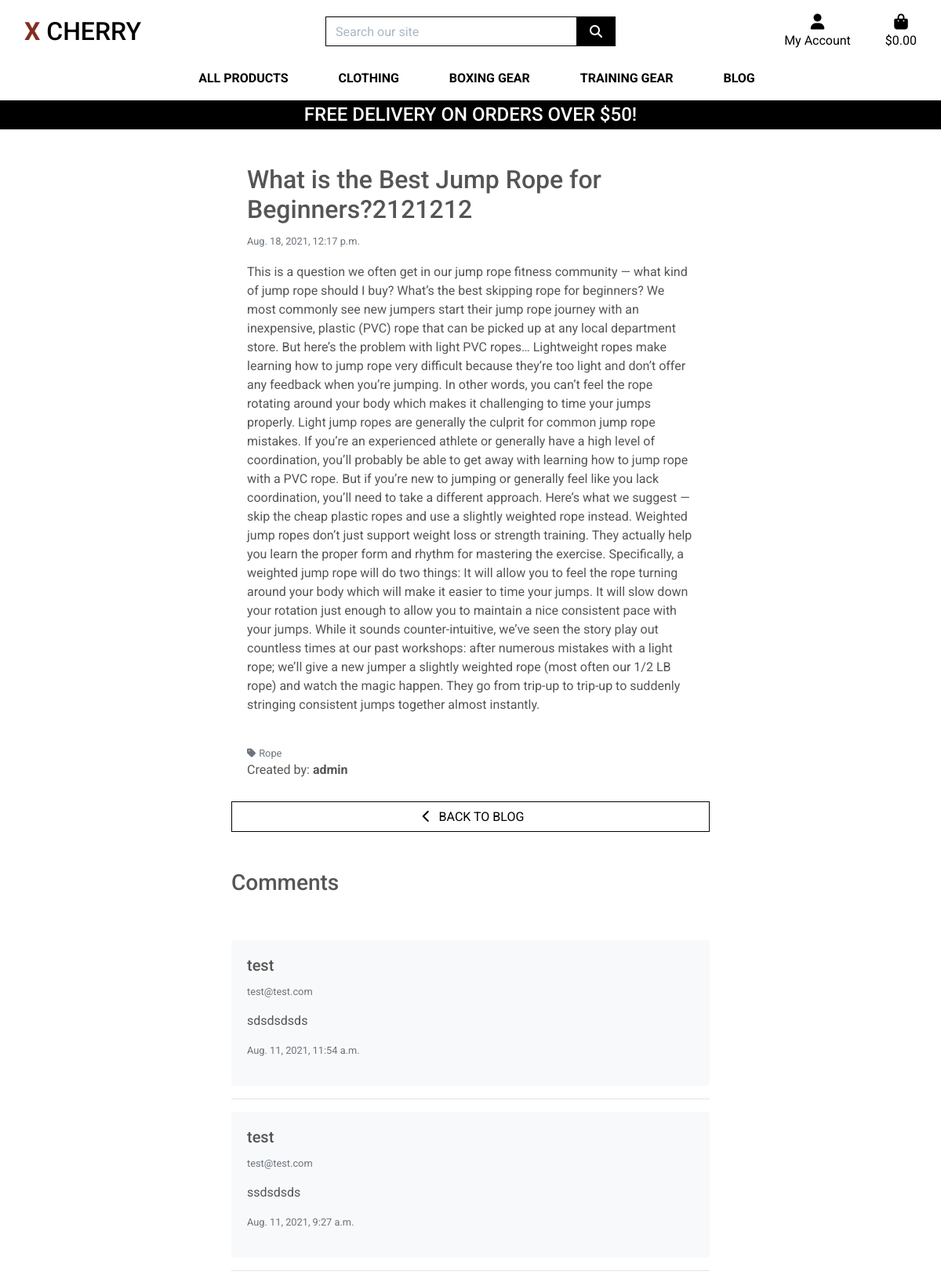
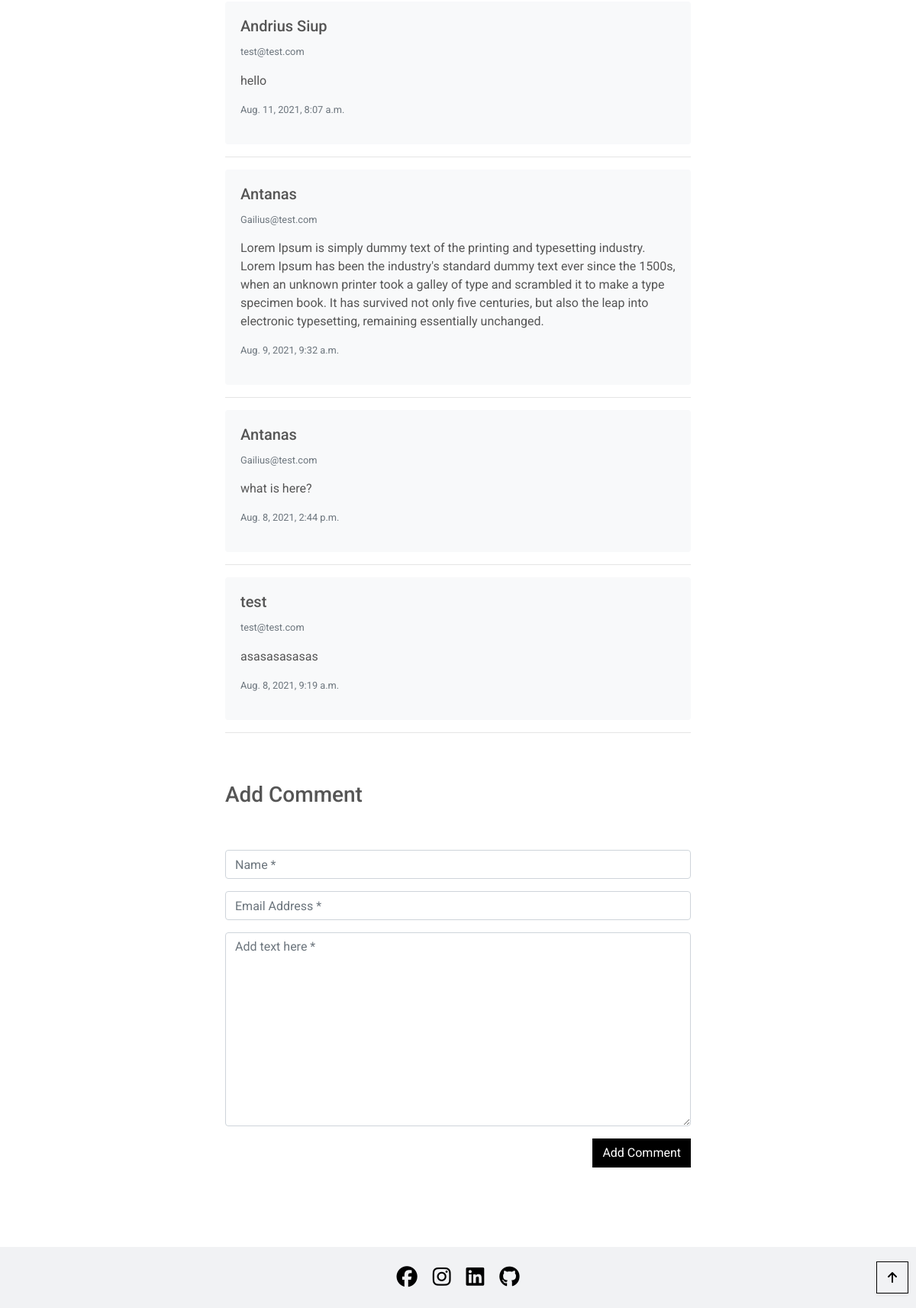
The app's page /blog/15/ (signed in) with its own data (2 pictures, top to bottom).
### blog/models.py (models this page shows, shortened)
class Post(models.Model):
    category = models.ForeignKey('Category', null=True, blank=False, on_delete=models.SET_NULL)
    title = models.CharField(max_length=254, null=True, blank=False)
    content = models.TextField()
    date = models.DateTimeField(auto_now=True)
    created_by = models.CharField(max_length=25, null=True, blank=False)
    class Meta:
        ordering = ['-date']

class Category(models.Model):
    class Meta:
        verbose_name_plural = 'Categories'
    name = models.CharField(max_length=254)
    friendly_name = models.CharField(max_length=254, null=True, blank=True)
    def __str__(self):
        return self.name

class BlogPostComment(models.Model):
    post = models.ForeignKey(Post, on_delete=models.CASCADE, related_name='comments')
    name = models.CharField(max_length=80)
    email = models.EmailField()
    content = models.TextField()
    date = models.DateTimeField(auto_now=True)
    class Meta:
        ordering = ['-date']

### blog/views.py (the view)
# urls.py: path('<int:post_id>/', views.blog_post_detail, name='blog_post_detail'),
@login_required
def blog_post_detail(request, post_id):
    global post
    post = get_object_or_404(Post, pk=post_id)
    form = BlogPostCommentForm()
    comments = BlogPostComment.objects.filter(post=post)
    template = 'blog/blog-post-detail.html'
    context = {
        'post': post,
        'form': form,
        'comments': comments,
        'template': template,
        'page_title': 'Post Detail',
    }
    return render(request, template, context)

### blog/forms.py
class BlogPostCommentForm(forms.ModelForm):
    class Meta:
        model = BlogPostComment
        fields = ('name', 'email', 'content',)  # '__all__'
    def __init__(self, *args, **kwargs):
        super().__init__(*args, **kwargs)
        placeholders = {
            'name': 'Name',
            'email': 'Email Address',
            'content': 'Add text here',
        }
        for field in self.fields:
            if self.fields[field].required:
                placeholder = f'{placeholders[field]} *'
            else:
                placeholder = placeholders[field]
            self.fields[field].widget.attrs['placeholder'] = placeholder
            self.fields[field].widget.attrs['class'] = 'stripe-style-input'
            self.fields[field].label = False

### bag/contexts.py (called while the page is built, shortened)
def bag_contents(request):
    bag_items = []
    total = 0
    product_count = 0
    bag = request.session.get('bag', {})
    if total < settings.FREE_DELIVERY_THRESHOLD:
        delivery = total * Decimal(settings.STANDARD_DELIVERY_PERCENTAGE/100)
        free_delivery_delta = settings.FREE_DELIVERY_THRESHOLD - total
    else:
        delivery = 0
        free_delivery_delta = 0
    grand_total = delivery + total
    context = {
        'bag_items': bag_items,
        'total': total,
        'product_count': product_count,
        'delivery': delivery,
        'free_delivery_delta': free_delivery_delta,
        'free_delivery_threshold': settings.FREE_DELIVERY_THRESHOLD,
        'grand_total': grand_total,
    }
    return context

### blog/templates/blog/blog-post-detail.html (shortened to what this page needs)
{% extends "base.html" %}
{% load static %}
{% block content %}
    <div class="container post-detail-container">
        <div class="row">
            <div class="col-12 col-md-10 offset-md-1 col-lg-8 offset-lg-2 col-xl-8 offset-xl-2">
                <div class="card h-100 border-0">
                    <div class="card-body">
                        <div class="row">
                            <div class="col-12 post-detail-header">
                                <h2>{{ post.title }}</h2>
                                <p><small class="text-muted">{{ post.date }}</small></p>
                            </div>
                        </div>
                        <div class="row">
                            <div class="col-12">
                                <p>{{ post.content }}</p>
                            </div>
                        </div>
                    </div>
                    <div class="card-footer bg-white pt-0 border-0 text-left">
                        {% if post.category %}
                            <p class="small mt-1 mb-0">
                                <a href="{% url 'posts' %}?category={{ post.category.name }}" class="text-muted">
                                    <i class="fas fa-tag mr-1"></i>{{ post.category.friendly_name }}
                                </a>
                            </p>
                        {% endif %}
                        <p>Created by: <strong>{{ post.created_by }}</strong></p>
                    </div>
                    <a href="{% url 'posts' %}" class="btn btn-outline-black rounded-0">
                        <span class="icon">
                            <i class="fas fa-chevron-left"></i>
                        </span>
                        <span class="text-uppercase">Back to Blog</span>
                    </a>
                </div>
            </div>
        </div>
        <div class="row">
            <div class="col-12 col-md-10 offset-md-1 col-lg-8 offset-lg-2 col-xl-8 offset-xl-2">
                <h3 class="mt-5">Comments</h3>
            </div>
        </div>
        <div class="row">
            <div class="col-12 col-md-10 offset-md-1 col-lg-8 offset-lg-2 col-xl-8 offset-xl-2 mt-5">
                {% if comments %}
                    {% for comment in comments %}
                        <div class="card border-0 bg-light">
                            <div class="card-body">
                                <h5 class="card-title">{{ comment.name }}</h5>
                                <p class="text-muted small">{{ comment.email }}</p>
                                <p class="card-text">{{ comment.content }}</p>
                                <p class="text-muted small">{{ comment.date }}</p>
                            </div>
                        </div>
                        <hr>
                    {% endfor %}
                {% else %}
                    <p class="text-muted pl-3">No comments</p>
                {% endif %}
            </div>
        </div>
        <div class="row">
            <div class="col-12 col-md-10 offset-md-1 col-lg-8 offset-lg-2 col-xl-8 offset-xl-2">
                <h3 class="mt-5">Add Comment</h3>
            </div>
        </div>
        <div class="row">
            <div class="col-12 col-md-10 offset-md-1 col-lg-8 offset-lg-2 col-xl-8 offset-xl-2 mt-5 mb-5">
                <form method="POST" action="{% url 'add_post_comment' post.id %}" class="form mb-2" enctype="multipart/form-data">
                    {{ form | crispy }}
                    <div class="text-right add-comment-btn">
                        <button class="btn btn-black rounded-0" type="submit">Add Comment</button>
                    </div>
                </form>
            </div>
        </div>
    </div>
    <div class="btt-button shadow-sm rounded-0 border border-black">
        <a class="btt-link d-flex h-100">
            <i class="fas fa-arrow-up text-black mx-auto my-auto"></i>
        </a>
    </div>
{% endblock %}

### static/css/base.css (style rules this page uses)
html { height: 100%; }
body { background: url('/media/homepage-hero-img.jpg') no-repeat center center fixed; background-size: cover; height: calc(100vh - 164px); color: #555; font-family: 'Roboto', sans-serif; }
.icon { align-items: center; display: inline-flex; justify-content: center; height: 1.5rem; width: 1.5rem; }
.btn-black { background: black; color: white; }
.btn-outline-black { background: white; color: black !important; border: 1px solid black; }
.text-black { color: #000 !important; }
.border-black { border: 1px solid black !important; }
.btt-button { height: 42px; width: 42px; position: fixed; bottom: 10px; right: 10px; margin-bottom: 9px; }
.btt-link, .update-link, .remove-item { cursor: pointer; }
.post-detail-container { margin-top: 120px; }
@media (min-width: 1200px) { .container { max-width: 80%; } }
@media (min-width: 992px) { .post-detail-container { margin-top: 160px; } }
@media (min-width: 992px) { .post-detail-header h2 { margin-top: 30px; } }

### records on screen
Post: title "What is the Best Jump Rope for Beginners?2121212", date "Aug. 18, 2021, 12:17 p.m.", content "This is a question we often get in our jump rope fitness community — what kind of jump rope should I buy? What’s the best skipping rope for beginners? We most commonly see new jumpers start their jump rope journey with an inexpensive, plastic (PVC) rope that can be picked up at any local department store. But here’s the problem with light PVC ropes… Lightweight ropes make learning how to jump rope very difficult because they’re too light and don’t offer any feedback when you’re jumping. In other words, you can’t feel the rope rotating around your body which makes it challenging to time your jumps properly. Light jump ropes are generally the culprit for common jump rope mistakes. If you’re…", category.friendly_name "Rope", created_by "admin"
BlogPostComment: name "test", email "test@test.com", content "sdsdsdsds", date "Aug. 11, 2021, 11:54 a.m."
BlogPostComment: name "test", email "test@test.com", content "ssdsdsds", date "Aug. 11, 2021, 9:27 a.m."
BlogPostComment: name "Andrius Siup", email "test@test.com", content "hello", date "Aug. 11, 2021, 8:07 a.m."
BlogPostComment: name "Antanas", email "Gailius@test.com", content "Lorem Ipsum is simply dummy text of the printing and typesetting industry. Lorem Ipsum has been the industry's standard dummy text ever since the 1500s, when an unknown printer took a galley of type and scrambled it to make a type specimen book. It has survived not only five centuries, but also the leap into electronic typesetting, remaining essentially unchanged.", date "Aug. 9, 2021, 9:32 a.m."
BlogPostComment: name "Antanas", email "Gailius@test.com", content "what is here?", date "Aug. 8, 2021, 2:44 p.m."
BlogPostComment: name "test", email "test@test.com", content "asasasasasas", date "Aug. 8, 2021, 9:19 a.m."

### other values on screen
{{ free_delivery_threshold }} "50"
